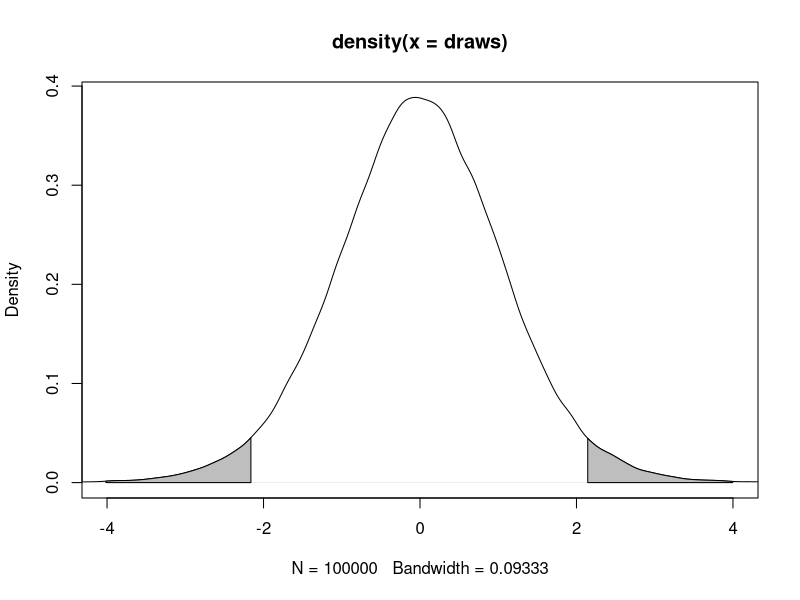
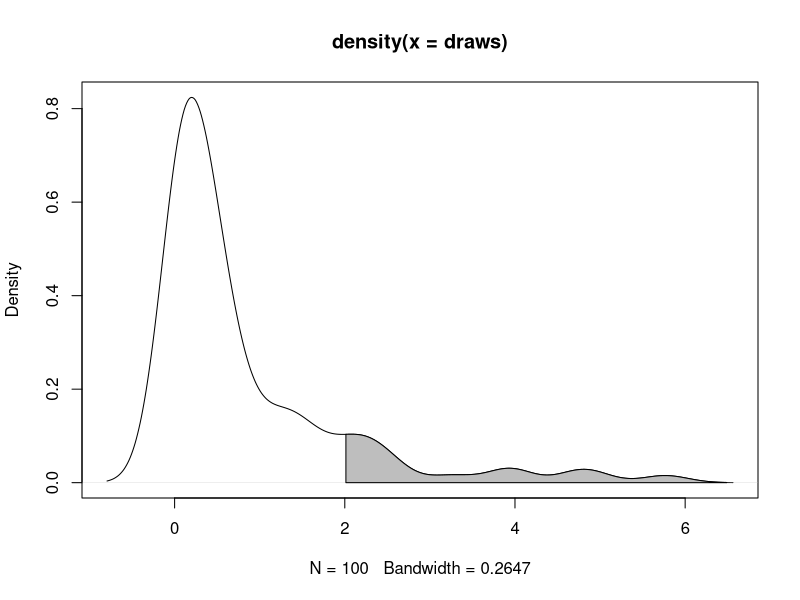

Recreate these plots in R, in order.
## ---- chunk 1
knitr::opts_chunk$set(echo = TRUE)
## ---- chunk 2
library(dplyr)
## ---- chunk 3

criticalvaluelow=qt(.025, 15)
criticalvaluehigh=qt(.975, 15)

draws <- rt(100000, df=15)
dens <- density(draws)
criticalvaluelow1=quantile(draws, .025)
criticalvaluehigh1=quantile(draws, .975)

left=max(which(dens$x<=-4)) #zero, or starting point x3
indexlow=max(which(dens$x <=criticalvaluelow1)) #critical value low, the area between left and indexlow should be 0.025 (half the allowable 0.05)
indexhigh=min(which(dens$x >=criticalvaluehigh1)) #critical value high x1
right=max(which(dens$x<4)) #end. The area between indexhigh and right should be 0.025


#curve(dt(x, df=15), -4,4)
plot(dens, xlim=c(-4,4))
with(dens, polygon(x=c(x[c(left,left:indexlow,indexlow)]), y= c(0, y[left:indexlow], 0), col="gray")) #low tail

with(dens, polygon(x=c(x[c(indexhigh,indexhigh:right,right)]), y= c(0, y[indexhigh:right], 0), col="gray")) #high tail
## ---- chunk 4
set.seed(1)
draws <- rnorm(100)^2
dens <- density(draws)
plot(dens)

q2     <- 2
q65    <- 6.5
qn08   <- -0.8
qn02   <- -0.2

x1 <- min(which(dens$x >= q2))  
x2 <- max(which(dens$x <  q65))
x3 <- min(which(dens$x >= qn08))  
x4 <- max(which(dens$x <  qn02))

with(dens, polygon(x=c(x[c(x1,x1:x2,x2)]), y= c(0, y[x1:x2], 0), col="gray"))
